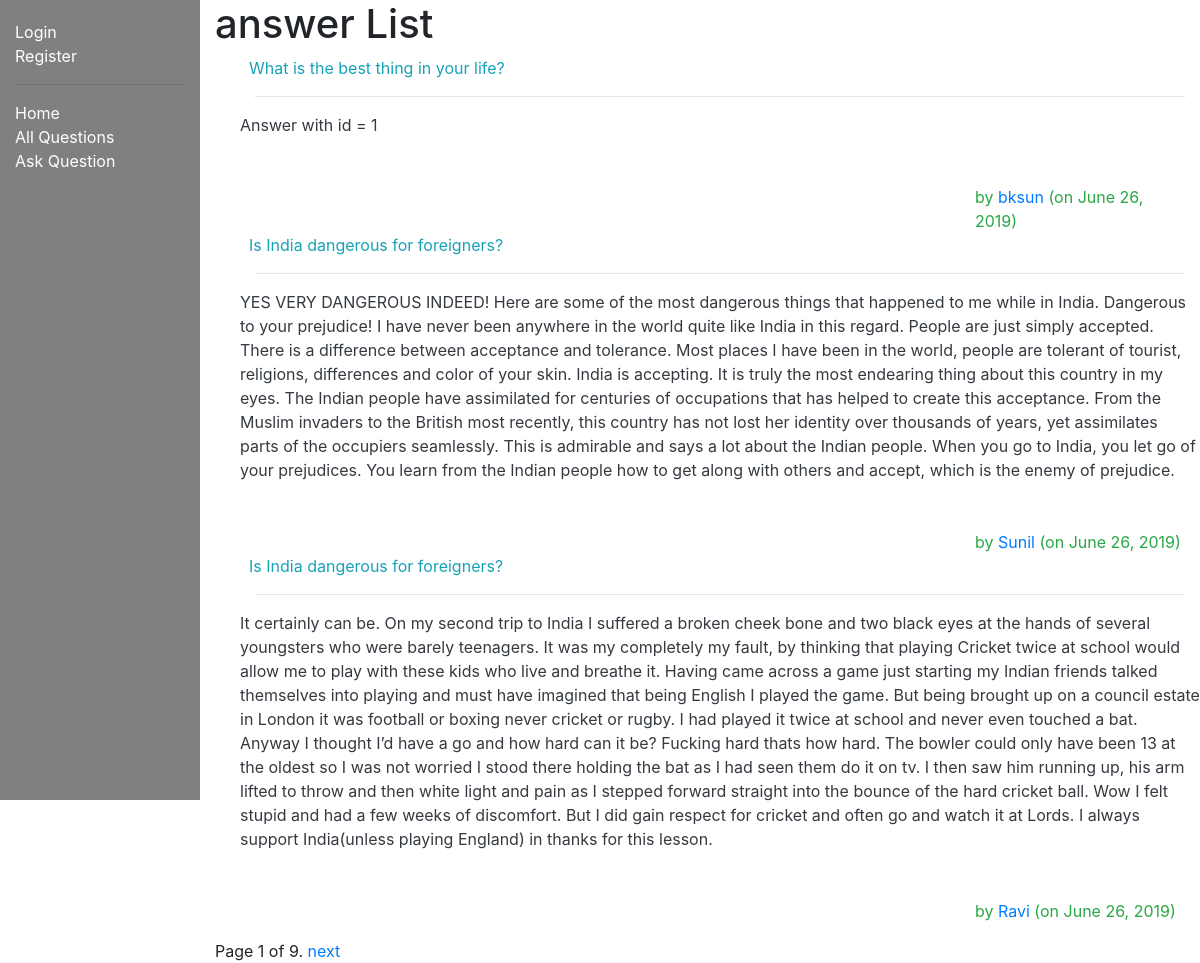
The page /myquora/answers/ on the database as committed earlier.
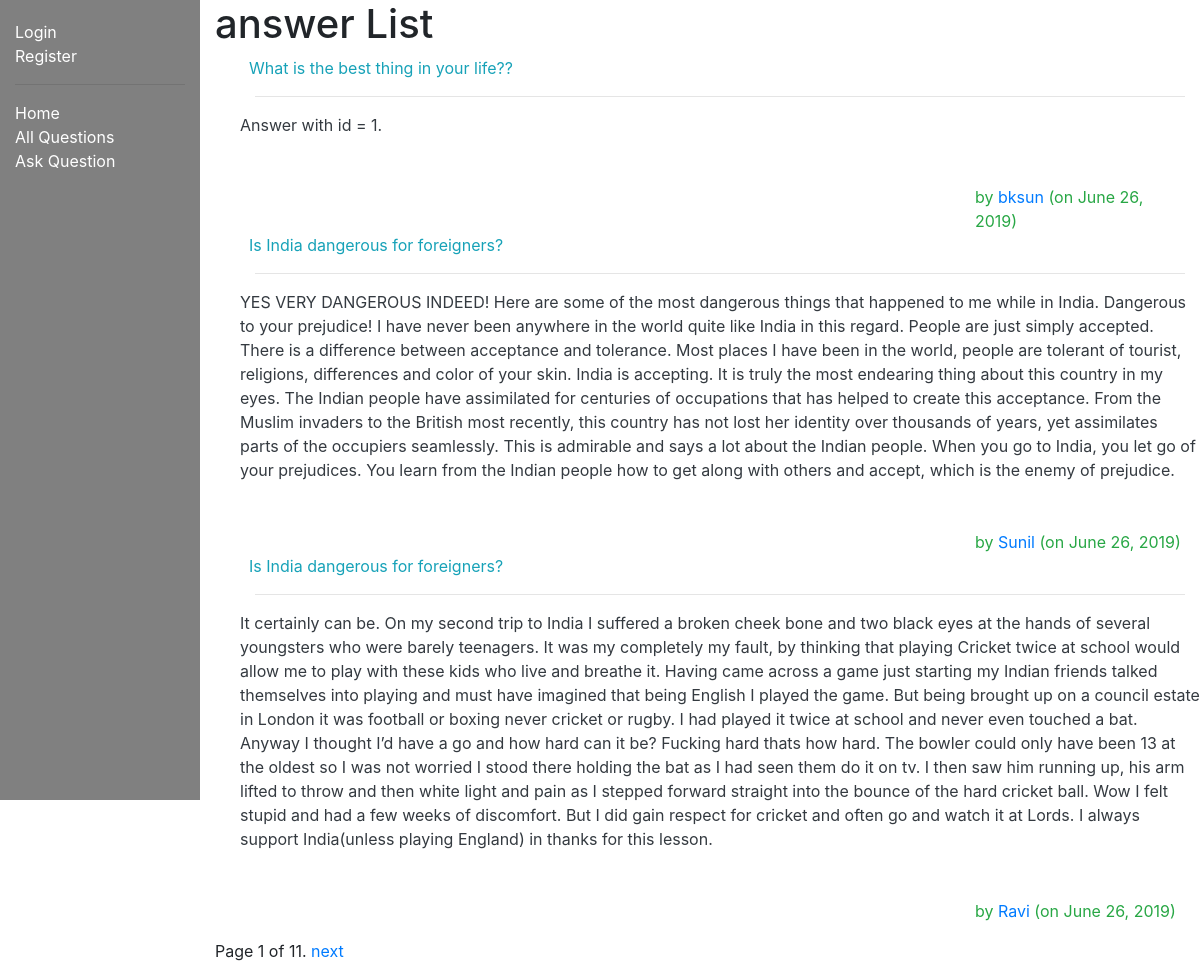
The same page on the database as committed later.
### myquora/models.py (models this page shows, shortened)
class Answer(models.Model):
    author = models.ForeignKey(Author, on_delete=models.SET_NULL, null=True)
    question = models.ForeignKey('Question', on_delete=models.SET_NULL, null=True)
    answer_text = models.TextField(max_length=2000, help_text='Write your answer here...')
    date_created = models.DateField(null=True, default=timezone.now())
    date_updated = models.DateField(null=True, default=timezone.now())
    upvote = models.IntegerField(default=0)
    downvote = models.IntegerField(default=0)
    views = models.IntegerField(default=0)

class Question(models.Model):
    author = models.ForeignKey(Author, on_delete=models.SET_NULL, null=True)
    question_text = models.TextField(max_length=1000, help_text='Enter your question in brief')
    date_created = models.DateField(null=True, default=timezone.now())
    date_updated = models.DateField(null=True, default=timezone.now())

class Author(models.Model):
    user = models.ForeignKey(User, on_delete=models.CASCADE)
    email = models.EmailField(max_length=70, blank=True)
    date_created = models.DateField(null=True, default=timezone.now())
    credits = models.IntegerField(default=0)
    def get_absolute_url(self):
        return reverse('author-detail', args=[str(self.id)])
    def __str__(self):
        return f'{self.user.username}'

### myquora/views.py (the view)
# urls.py: path('answers/', views.AnswerListView.as_view(), name='answers'),
class AnswerListView(generic.ListView):
    model = Answer
    paginate_by = 3

### myquora/templates/myquora/answer_list.html
{% extends "base_generic.html" %}
{% block content %}
  <h1>answer List</h1>
  {% if answer_list %}
  <ul>
    {% for answer in answer_list %}
      <div class="row text-info">
          &nbsp; {{ answer.question.question_text }}
      </div>
          <hr></hr>
        <div class="row text-dark">
          {{ answer.answer_text }}</a>
        </div>
        <br>
        <br>
        <div class="row text-success">
            <div class="col"></div>
            <div class="col-6"></div>
            <div class="col">
                by <a href="{{ answer.author.get_absolute_url }}">{{answer.author}} </a>
                (on {{answer.date_updated}})
            </div>
        </div>
    {% endfor %}
  </ul>
  {% else %}
    <p>There are no answers in the library.</p>
  {% endif %}
{% endblock %}

Rows that differ between the two databases and show on the page:
changed Answer "bksun": question.question_text "What is the best thing in your life?" → "What is the best thing in your life??"; answer_text "Answer with id = 1" → "Answer with id = 1."
Other text that changed with them:
{{ page_obj.paginator.num_pages }}: "9" → "11"
